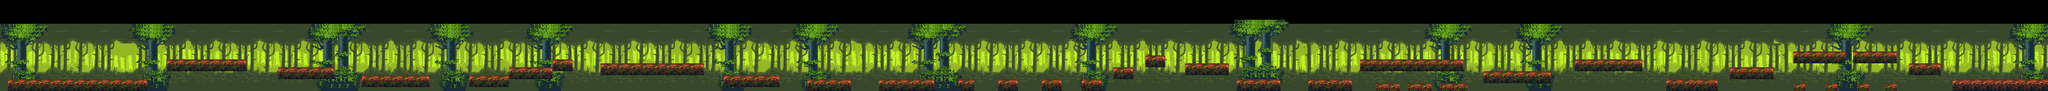

Below is a game level as drawn by its tile map, then a one-line description and the .tmx that defines it (tile-layer data replaced by summaries):
An orthogonal 515x23 tile map with 16x16 px tiles, 4 tile layers (Far Background, Tile Layer 2, Foregound, Ground), 5 tilesets and 89 objects (36x Carrot, 9x Fox, Death, Bunny, top, ...).

<map version="1.9" tiledversion="1.9.1" orientation="orthogonal" renderorder="right-down" width="515" height="23" tilewidth="16" tileheight="16" infinite="0" nextlayerid="11" nextobjectid="136">
 <tileset firstgid="1" source="back.tsx" />
 <tileset firstgid="136" source="far.tsx" />
 <tileset firstgid="301" source="tileset.tsx" />
 <tileset firstgid="364" source="tilesetV2.tsx" />
 <tileset firstgid="427" source="middle.tsx" />
 <layer id="1" name="Far Background" width="515" height="23">
  <data>[11845 cells, 7753 non-empty, 135 distinct tile ids]</data>
 </layer>
 <layer id="2" name="Tile Layer 2" width="515" height="23" locked="1">
  <data>[11845 cells, 8725 non-empty, 165 distinct tile ids]</data>
 </layer>
 <layer id="6" name="Foregound" width="515" height="23">
  <data>[11845 cells, 2757 non-empty, 165 distinct tile ids]</data>
 </layer>
 <objectgroup id="4" name="Collectables">
  <object id="1" name="Carrot" x="186" y="298" />
  <object id="2" name="Carrot" x="430.667" y="303.333" />
  <object id="7" name="Carrot" x="1204.67" y="222" />
  <object id="14" name="Carrot" x="2436.67" y="230" />
  <object id="17" name="Carrot" x="2918.67" y="278.667" />
  <object id="81" name="Carrot" x="775" y="210" />
  <object id="82" name="Carrot" x="906" y="209" />
  <object id="83" name="Carrot" x="1976" y="278" />
  <object id="84" name="Carrot" x="2263" y="214" />
  <object id="85" name="Carrot" x="3342" y="297" />
  <object id="86" name="Carrot" x="5586" y="315" />
  <object id="87" name="Carrot" x="5710" y="315" />
  <object id="88" name="Carrot" x="5842" y="313" />
  <object id="89" name="Carrot" x="5352" y="293" />
  <object id="90" name="Carrot" x="5517" y="213" />
  <object id="91" name="Carrot" x="5849" y="213" />
  <object id="92" name="Carrot" x="6093" y="262" />
  <object id="93" name="Carrot" x="6372" y="217" />
  <object id="94" name="Carrot" x="6575" y="222" />
  <object id="95" name="Carrot" x="7231" y="313" />
  <object id="96" name="Carrot" x="7370" y="317" />
  <object id="98" name="Carrot" x="7611" y="324" />
  <object id="99" name="Carrot" x="7492" y="321" />
  <object id="103" name="Carrot" x="7320" y="184" />
  <object id="104" name="Carrot" x="7555" y="188" />
  <object id="105" name="Carrot" x="7745" y="232" />
  <object id="106" name="Carrot" x="8020" y="300" />
  <object id="107" name="Carrot" x="6810" y="296" />
  <object id="108" name="Carrot" x="7047" y="253" />
  <object id="118" name="Carrot" x="3885" y="297" />
  <object id="119" name="Carrot" x="4055" y="299" />
  <object id="120" name="Carrot" x="4234" y="301" />
  <object id="121" name="Carrot" x="4390" y="291" />
  <object id="122" name="Carrot" x="4522" y="249" />
  <object id="123" name="Carrot" x="4652" y="200" />
  <object id="124" name="Carrot" x="5065" y="285" />
 </objectgroup>
 <layer id="10" name="Ground" width="515" height="23">
  <data>[11845 cells, 1200 non-empty, 28 distinct tile ids]</data>
 </layer>
 <objectgroup id="7" name="Death">
  <object id="135" name="Death" x="-105.061" y="362.758" width="9080" height="30" />
 </objectgroup>
 <objectgroup id="9" />
 <objectgroup id="8" name="Player">
  <object id="36" name="Bunny" x="132.417" y="195.333" width="27.5" height="25.75" />
 </objectgroup>
 <objectgroup id="5" name="Ground Object">
  <object id="42" x="33" y="322">
   <polygon points="0,0 -1,46 559,46 559,-2" />
  </object>
  <object id="43" x="672" y="240">
   <polygon points="0,0 0,48 320,48 320,0" />
  </object>
  <object id="45" x="1120" y="272">
   <polygon points="0,0 0,48 224,48 224,0" />
  </object>
  <object id="46" x="1456" y="304">
   <polygon points="0,0 272,0 272,48 0,48" />
  </object>
  <object id="47" x="1888" y="304">
   <polygon points="0,0 0,48 160,48 160,0" />
  </object>
  <object id="48" x="2048" y="272">
   <polygon points="0,0 176,0 176,48 0,48" />
  </object>
  <object id="49" x="2224" y="240">
   <polygon points="0,0 0,48 80,48 80,0" />
  </object>
  <object id="50" x="2416" y="256">
   <polygon points="0,0 0,48 416,48 416,0" />
  </object>
  <object id="51" x="2912" y="304">
   <polygon points="0,0 0,48 224,48 224,0" />
  </object>
  <object id="52" x="3856" y="320">
   <polygon points="0,0 0,48 64,48 64,0" />
  </object>
  <object id="53" x="4016" y="320">
   <polygon points="0,0 0,48 80,48 80,0" />
  </object>
  <object id="54" x="4192" y="320">
   <polygon points="0,0 0,48 80,48 80,0" />
  </object>
  <object id="55" x="4352" y="320">
   <polygon points="0,0 0,48 80,48 80,0" />
  </object>
  <object id="56" x="4480" y="272">
   <polygon points="0,0 0,48 80,48 80,0" />
  </object>
  <object id="57" x="4608" y="224">
   <polygon points="0,0 0,48 80,48 80,0" />
  </object>
  <object id="58" x="4768" y="256">
   <polygon points="0,0 0,48 176,48 176,0" />
  </object>
  <object id="59" x="4976" y="320">
   <polygon points="0,0 0,48 176,48 176,0" />
  </object>
  <object id="60" x="5264" y="320">
   <polygon points="0,0 0,48 176,48 176,0" />
  </object>
  <object id="61" x="5472" y="240">
   <polygon points="0,0 0,48 416,48 416,0" />
  </object>
  <object id="62" x="5536" y="336">
   <polygon points="0,0 0,32 96,32 96,0" />
  </object>
  <object id="63" x="5664" y="336">
   <polygon points="0,0 0,32 96,32 96,0" />
  </object>
  <object id="64" x="5792" y="336">
   <polygon points="0,0 0,32 112,32 112,0" />
  </object>
  <object id="65" x="5968" y="288">
   <polygon points="0,0 0,48 272,48 272,0" />
  </object>
  <object id="66" x="6336" y="240">
   <polygon points="0,0 0,48 272,48 272,0" />
  </object>
  <object id="67" x="6704" y="320">
   <polygon points="0,0 0,48 208,48 208,0" />
  </object>
  <object id="68" x="6960" y="272">
   <polygon points="0,0 176,0 176,48 0,48" />
  </object>
  <object id="69" x="7216" y="336">
   <polygon points="0,0 0,32 48,32 48,0" />
  </object>
  <object id="70" x="7344" y="336">
   <polygon points="0,0 0,32 48,32 48,0" />
  </object>
  <object id="71" x="7472" y="336">
   <polygon points="0,0 0,32 48,32 48,0" />
  </object>
  <object id="72" x="7584" y="336">
   <polygon points="0,0 0,32 48,32 48,0" />
  </object>
  <object id="73" x="7216" y="208">
   <polygon points="0,0 0,48 208,48 208,0" />
  </object>
  <object id="74" x="7456" y="208">
   <polygon points="0,0 0,48 176,48 176,0" />
  </object>
  <object id="75" x="7680" y="256">
   <polygon points="0,0 0,48 128,48 128,0" />
  </object>
  <object id="76" x="7856" y="320">
   <polygon points="0,0 0,48 384,48 384,0" />
  </object>
  <object id="77" x="3248" y="320">
   <polygon points="0,0 176,0 176,48 0,48" />
  </object>
  <object id="78" x="3536" y="320">
   <polygon points="0,0 0,48 224,48 224,0" />
  </object>
  <object id="127" name="top" x="0" y="55" width="8250" height="40" />
  <object id="128" name="Bottom" x="5" y="379" width="8250" height="40" />
  <object id="130" x="0" y="96" width="100" height="320" />
  <object id="131" name="Finish" x="8096" y="96" width="112" height="288" />
  <object id="132" x="8224" y="96" width="16" height="272" />
  <object id="133" x="8419" y="492" width="1" />
 </objectgroup>
 <objectgroup id="9" name="Enemies">
  <object id="39" name="Fox" x="517.333" y="304.667" />
  <object id="109" name="Fox" x="1595" y="276" />
  <object id="110" name="Fox" x="2140" y="247" />
  <object id="111" name="Fox" x="2603" y="234" />
  <object id="112" name="Fox" x="3052" y="279" />
  <object id="113" name="Fox" x="3658" y="300" />
  <object id="114" name="Fox" x="5665" y="215" />
  <object id="115" name="Fox" x="6470" y="215" />
  <object id="117" name="Fox" x="7377" y="189" />
 </objectgroup>
</map>
